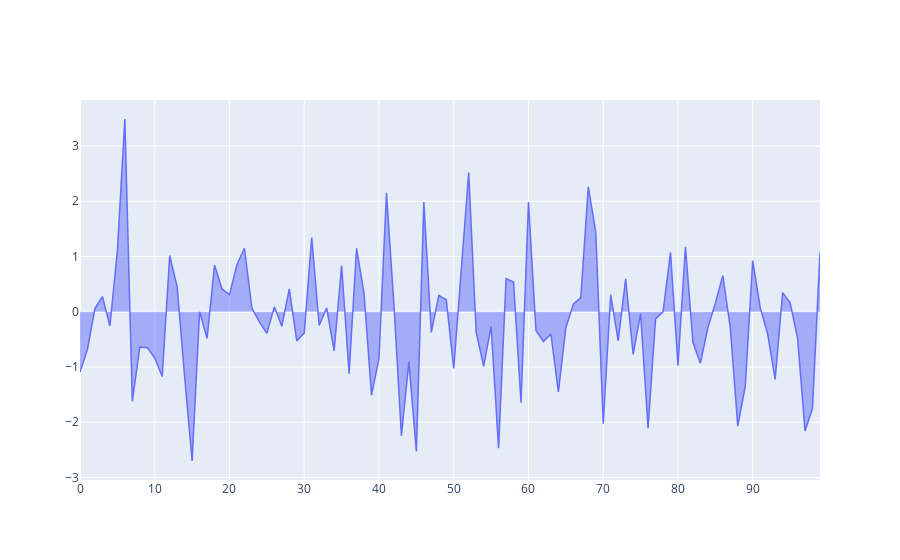

The notebook cell saved with this chart:
### Code cell
# Reset the figure...
fig.clear()

# and start over.
fig.area(df.x)
fig.show()
